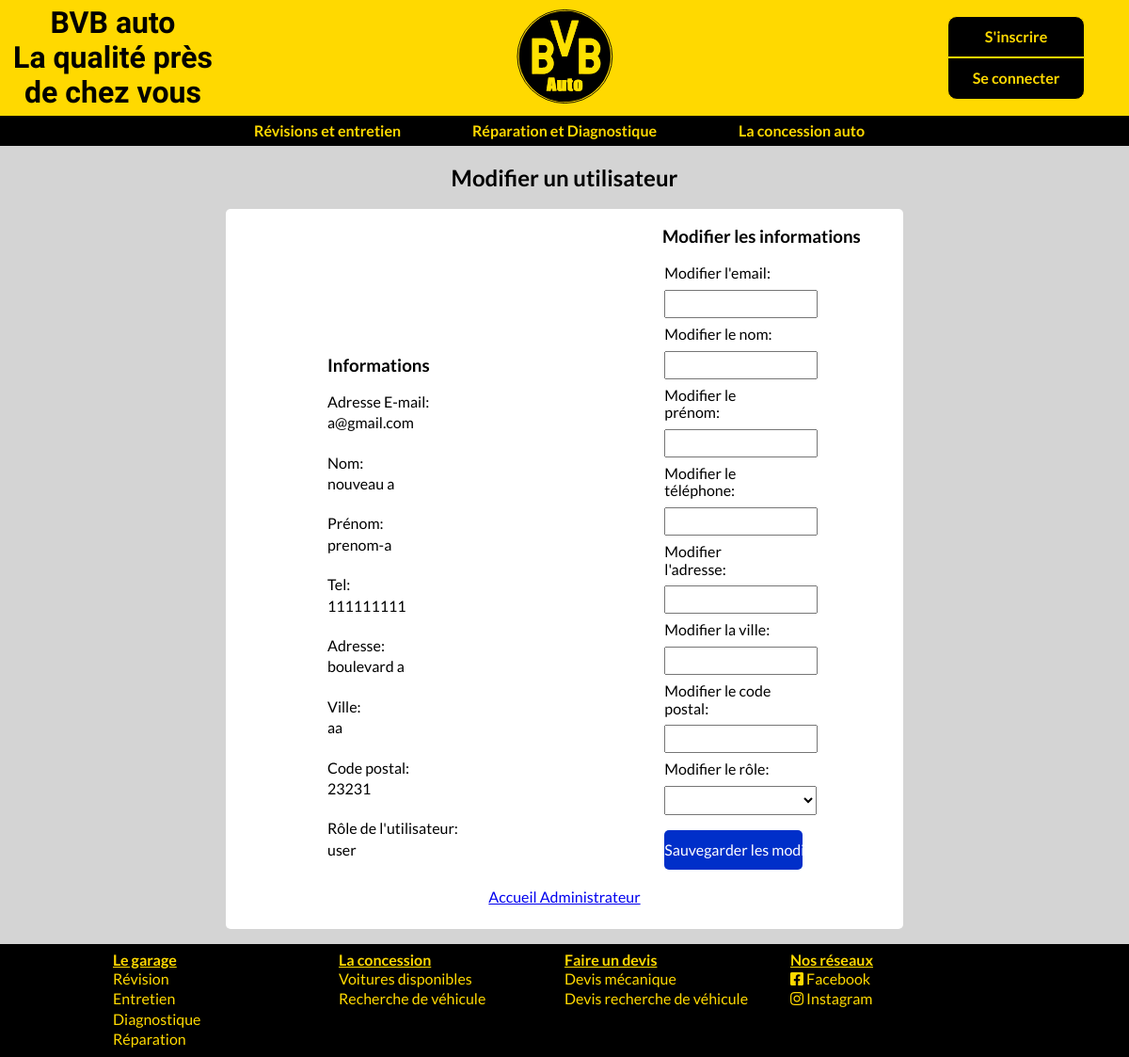
The app's page /updateU.php?id=2 with its own data.
### tables this page shows
CREATE TABLE `user` (
  `id` int(11) NOT NULL,
  `name` varchar(255) NOT NULL,
  `firstname` varchar(255) NOT NULL,
  `email` varchar(255) NOT NULL,
  `password` varchar(255) NOT NULL,
  `phone` int(11) NOT NULL,
  `address` varchar(255) NOT NULL,
  `city` varchar(255) NOT NULL,
  `postal` int(11) NOT NULL,
  `role` varchar(255) NOT NULL
);

### updateU.php (the view, shortened to what this page needs)
<?php
$bdd= Database::connect();
$id = $_GET['id'];
$stmt = $bdd->prepare('SELECT * FROM user WHERE id=?');
$stmt->execute([$id]);
$userUpd = $stmt->fetch();
include('include/head.php');
include('include/header.php');
?>
<h2 class="cen-tit">Modifier un utilisateur</h2>
<div class="upd-tab">
    <div class="seeU">
            <h3>Informations</h3>
            <p>Adresse E-mail: </p>
                <p><?= $userUpd['email'] ?></p>
            <p>Nom: </p>
                <p><?= $userUpd['name'] ?></p>
            <p>Prénom: </p>
                <p><?= $userUpd['firstname'] ?></p>
            <p>Tel: </p>
                <p><?= $userUpd['phone'] ?></p>
            <p>Adresse: </p>
                <p><?= $userUpd['address'] ?></p>
            <p>Ville: </p>
                <p><?= $userUpd['city'] ?></p>
            <p>Code postal: </p>
                <p><?= $userUpd['postal'] ?></p>
            <p>Rôle de l'utilisateur: </p>
                <p><?= $userUpd['role'] ?></p>
    </div>
    <div class="updU">
        <h3>Modifier les informations</h3>
        <form action="updateU.php?id=<?=$userUpd['id'] ?>" method="post">
                <label>Modifier l'email: </label>
                    <input type="text" name="updEmail">
                <label>Modifier le nom: </label>
                    <input type="text" name="updName">
                <label>Modifier le prénom: </label>
                    <input type="text" name="updFirstname">
                <label>Modifier le téléphone: </label>
                    <input type="text" name="updPhone">
                <label>Modifier l'adresse: </label>
                    <input type="text" name="updAddress">
                <label>Modifier la ville: </label>
                    <input type="text" name="updCity">
                <label>Modifier le code postal: </label>
                    <input type="text" name="updPostal">
                <label>Modifier le rôle: </label>
                    <select name="updRole">
                        <option value=""></option>
                        <option value="user">Utilisateur</option>
                    </select>
            <input class="submitUpd" type="submit" name='sbmUpd' value="Sauvegarder les modifications">
        </form>
    </div>
    <a href="admin.php">Accueil Administrateur</a>
</div>
<?php
include('include/footer.php');
?>

### assets/css/style.css (style rules this page uses)
:root { --base-yellow: #FFD900; --base-yellow-op: rgba(255, 217, 0, 0.65); --base-yellow-op2: rgba(255, 217, 0, 0.85); --base-txt-color: #000000; --base-grey: #d4d4d4; --marg-top-element: 2vh; --base-anthracite: rgb(71, 71, 71); }
body { font-family: 'Lato', sans-serif; background: var(--base-grey); background-size: cover; }
.cen-tit { text-align:center; }
.upd-tab { width:60%; margin:2vh auto; padding-bottom:2vh; background:white; border-radius:5px; }
.upd-tab>a { display:block; text-align: center; margin: 1vh 0; }
.seeU, .updU { width: 34%; margin-left:15%; display:inline-block; }
.seeU>p:nth-child(even) { margin:0; }
.seeU>p:nth-child(odd) { margin:0.5vh 0 3vh 0; }
.updU>form>label { display:block; width: 51%; margin:0 1%; }
.updU>form>input { width: 60%; margin:1vh 1%; padding:0.5vh 0.5vw; }
.updU>form>select { width: 66%; margin:1vh 1%; padding:0.5vh 0.5vw; }
.updU>form>input:last-child { background:#002fc9;; color:white; border-radius:5px; border:none; padding:1.5vh 0; }

### records on screen
user: email "a@gmail.com", name "nouveau a", firstname "prenom-a", phone "111111111", address "boulevard a", city "aa", postal "23231", role "user"
